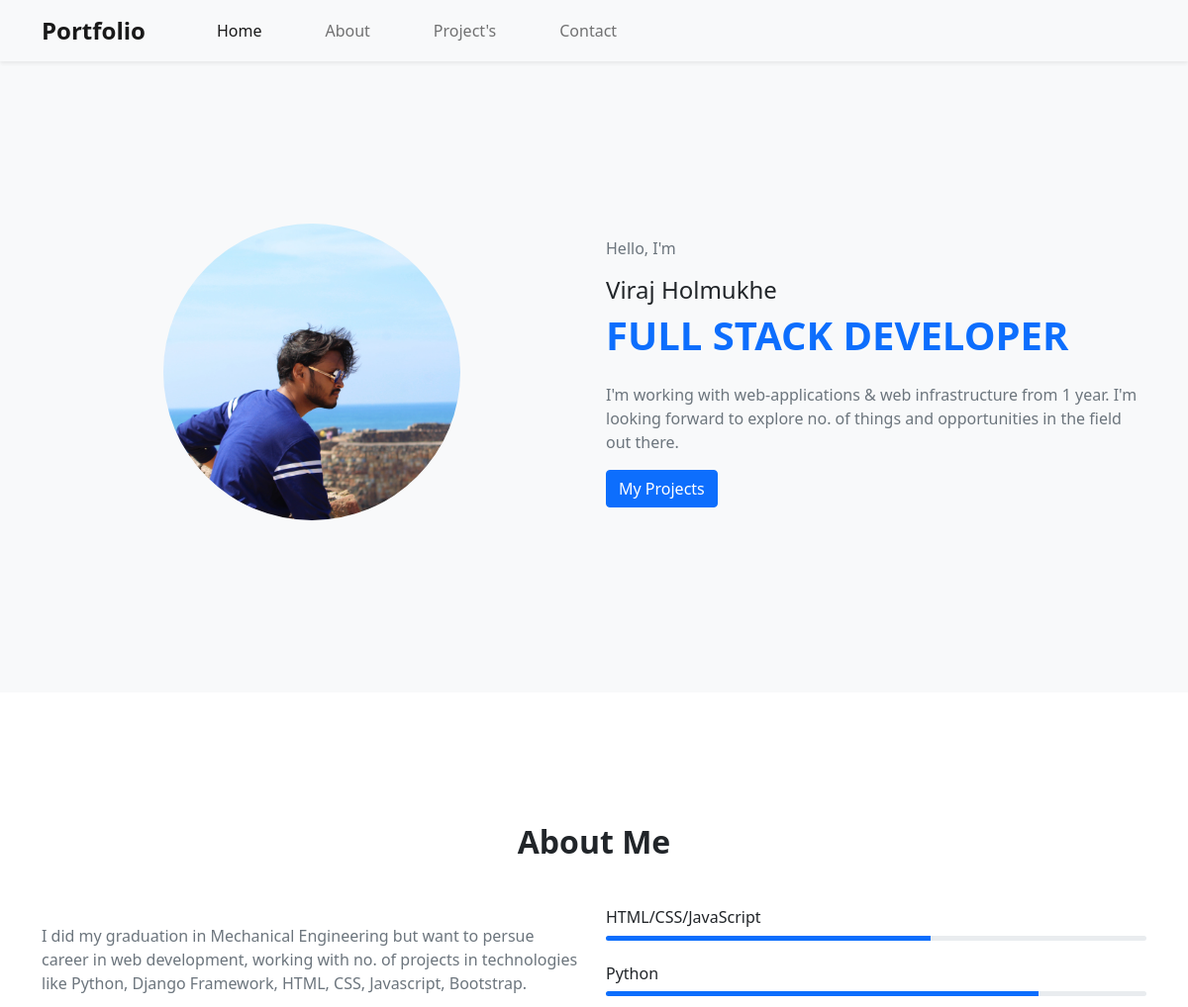
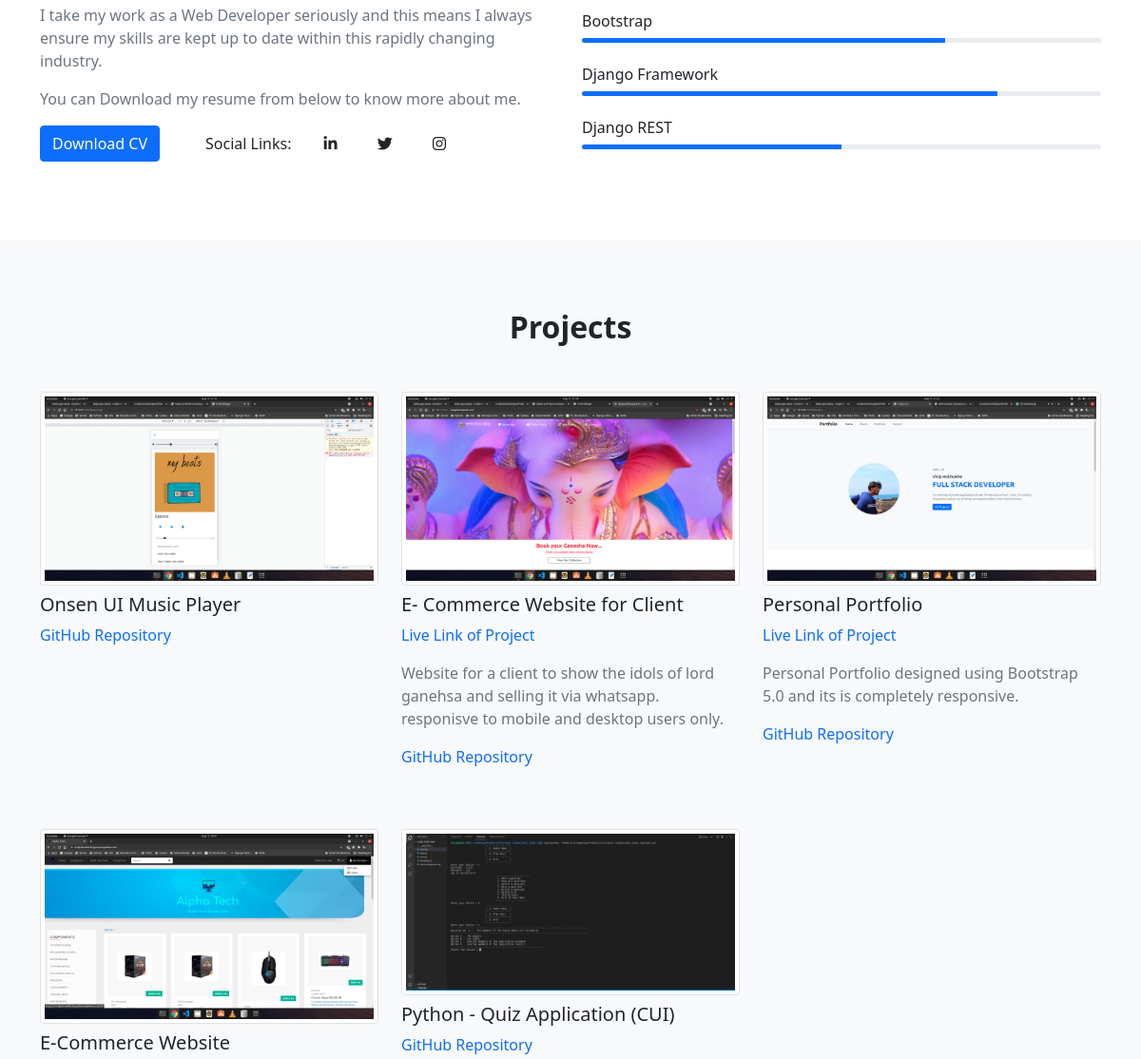
Before: / (upper part) with the older database file (2 pictures, top to bottom).
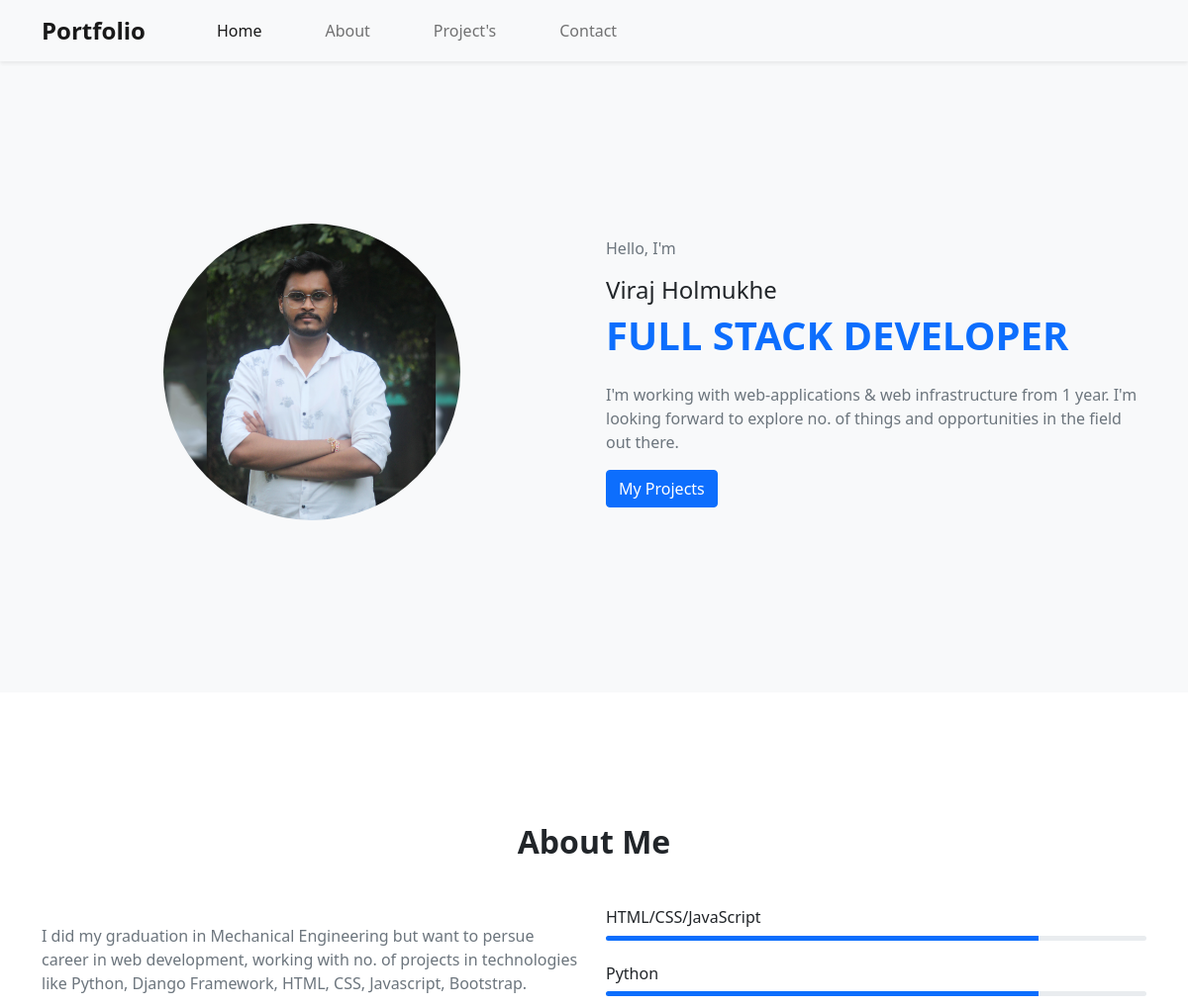
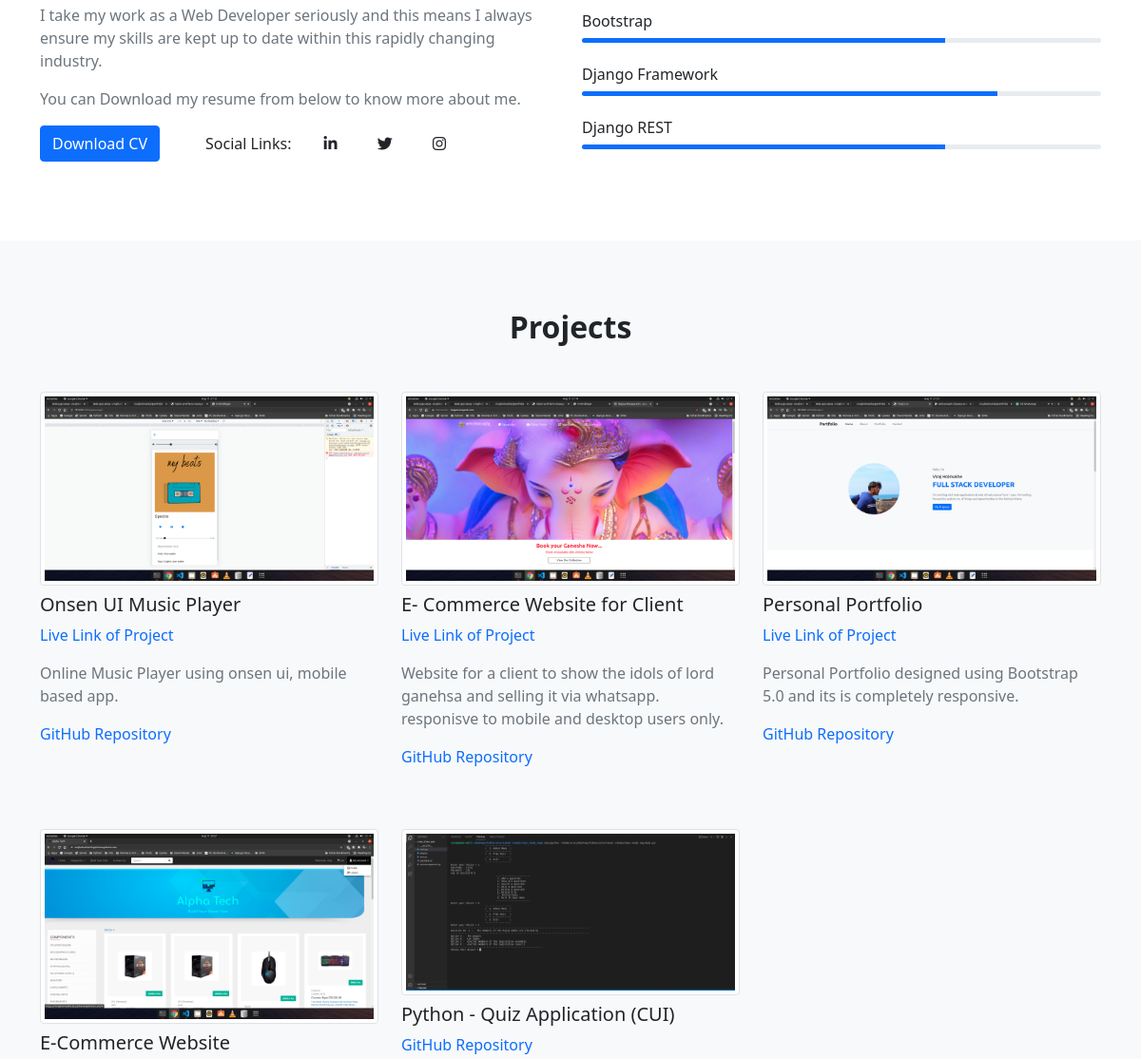
After: the same page with the newer database file (2 pictures, top to bottom).
### resume/models.py (models this page shows, shortened)
class Profile(models.Model):
    name = models.CharField(max_length=20)
    about = models.CharField(max_length=500)
    image = models.ImageField(upload_to="images")
    class Meta:
        db_table="Profile"

class Languages(models.Model):
    name = models.CharField(max_length=20)
    knowledge = models.IntegerField()
    class Meta:
        db_table="Languages"

class Project(models.Model):
    name = models.CharField(max_length=50)
    about = models.CharField(max_length=500)
    image = models.ImageField(upload_to="images/projects")
    url = models.CharField(max_length=50,blank=True)
    repo = models.CharField(max_length=100)
    class Meta:
        db_table="Projects"

### resume/views.py (the view, shortened to what this page needs)
# urls.py: path('',views.profile),
def profile(request):
    if request.method == "GET":
        p = Profile.objects.get(id=1)
        lang = Languages.objects.all()
        project = Project.objects.all().order_by("-id")
        contact = Contact.objects.get(id=1)
        return render(request,"index.html",{"p":p,"lang":lang,"project":project,"contact":contact})

### templates/index.html (shortened to what this page needs)
{% load static %}
<!DOCTYPE html>
<html lang="en">
<head>
    <link href="https://cdn.jsdelivr.net/npm/bootstrap@5.0.2/dist/css/bootstrap.min.css" rel="stylesheet">
    <link rel="stylesheet" href="{% static 'index.css' %}">
</head>
<body>
<nav class="navbar fixed-top navbar-expand-lg navbar-light bg-light shadow-sm">
    <div class="container-lg">
      <a class="navbar-brand fw-bold fs-4" href="/">Portfolio</a>
      <div class="collapse navbar-collapse" id="navbarNavDropdown">
        <ul class="navbar-nav">
          <li class="nav-item">
            <a class="nav-link active ms-5" aria-current="page" href="#home">Home</a>
          </li>
          <li class="nav-item">
            <a class="nav-link ms-5" href="#about">About</a>
          </li>
          <li class="nav-item">
            <a class="nav-link ms-5" href="#project">Project's</a>
          </li>
          <li class="nav-item">
            <a class="nav-link ms-5 " href="#contact">Contact</a>
          </li>
        </ul>
      </div>
    </div>
</nav>
<section class="home bg-light" id="home">
    <div class="container-lg">
        <div class="row row1">
            <div class="col-md-6 mb-3">
                <div class="home-img mt-3 mb-2 w-100 ">
                    <img src="{{p.image.url}}" class="rounded-circle" alt="profile image">
                </div>
            </div>
            <div class="col-md-6 mb-3">
                <div class="home-text mt-3 mb-2">
                    <p class="text-muted">Hello, I'm</p>
                    <h2 class="fs-4"> {{p.name}} </h2>
                    <h1 class="text-primary text-uppercase fw-bold fs-1">Full Stack Developer</h1>
                    <p class="text-muted mt-4">{{p.about}}</p>
                    <a href="#project" class="btn btn-primary ">My Projects</a>
                </div>
            </div>
        </div>
    </div>
</section>
<section class="about bg-white py-5" id="about">
    <div class="container-lg py-4">
        <div class="row justify-content-centre">
            <div class="col-lg-12 ">
                <div class="section-title text-center">
                    <h2 class="fw-bold mb-5">About Me</h2>
                </div>
            </div>
        </div>
        <div class="row">
            <div class="col-md-6">
                <div class="about-text">
                    <p class="text-muted">  I did my graduation in Mechanical Engineering but want to persue career in web development, working with no. of projects in technologies like Python, Django Framework, HTML, CSS, Javascript, Bootstrap.</p>
                    <p class="text-muted">I take my work as a Web Developer seriously and this means I always ensure my skills are kept up to date within this rapidly changing industry.</p>
                    <p class="text-muted">You can Download my resume from below to know more about me.</p>
                </div>
                <div class="row">
                    <div class="col-lg-12 d-flex align-items-center justify-content-">
                        <a href="{% static 'Viraj_Holmukhe_Resume_2021.pdf' %}" target="_blank" class="btn btn-primary me-5">Download CV</a>
                        <div class="social-links ">
                            Social Links:
                            <a href="https://www.linkedin.com/in/viraj-holmukhe/" target="_blank" class="text-dark me-2 ml-3"><i class="fab fa-linkedin-in" style="margin-left: 30px;"></i></a>
                            <a href="https://twitter.com/indian_vir" target="_blank" class="text-dark me-2 ml-3"><i class="fab fa-twitter" style="margin-left: 30px;"></i></a>
                            <a href="https://www.instagram.com/indian_vir/" target="_blank" class="text-dark me-2 ml-3"><i class="fab fa-instagram" style="margin-left: 30px;"></i></a>
                        </div>
                    </div>
                </div>
            </div>
            <div class="col-md-6 mt-5 mt-md-0">
                {% for l in lang %}
                <div class="skill-item mb-4">
                    <h3 class="fs-6">{{l.name}}</h3>
                    <div class="progress" style="height: 5px;">
                        <div class="progress-bar bg-primary" role="progressbar" style="width: {{l.knowledge}}%;" aria-valuenow="{{l.knowledge}}" aria-valuemin="0" aria-valuemax="100">
                        </div>
                    </div>
                </div>
                {% endfor %}
            </div>
        </div>
    </div>
</section>
<section class="project bg-light py-5" id="project">
    <div class="container-lg py-4">
        <div class="row justify-content-centre" >
            <div class="col-lg-12">
                <div class="section-title text-center">
                    <h2 class="fw-bold mb-5">Projects</h2>
                </div>
            </div>
        </div>
        <div class="row">
            {% for project in project %}
            <div class="col-md-6 col-lg-4 mb-5">
                <div class="project-item">
                    <img src="{{project.image.url}}" class="w-100 img-thumbnail" alt="Project Screenshot">
                    <h3 class="fs-5 my-2">{{project.name}}</h3>
                    {% if project.url %}
                    <p class="mb-3 mt-2"><a href="{{project.url}}" target="_blank" class="text-primary text-decoration-none">Live Link of Project</a></p>
                    <p class="mb-3 mt-2 text-muted">{{project.about}}</p>
                    {% endif %}
                    <p class="mb-3 mt-2"><a href="{{project.repo}}" target="_blank" class="text-primary text-decoration-none">GitHub Repository</a></p>
                </div>
            </div>
            {% endfor %}
        </div>
    </div>
</section>
</body>
</html>

### static/index.css (style rules this page uses)
.row1 { align-items: center; align-content: center; min-height: 80vh; }
.rounded-circle { height: 300px; width: 300px; }
.home-img { text-align: center; }
.home { margin-top: 60px ; margin-bottom: 60px ; }

Changed rows visible on the page:
changed Profile "Viraj Holmukhe": image: a different picture
changed Languages "HTML/CSS/JavaScript": knowledge 60 → 80 (drawn)
changed Languages "Django REST": knowledge 50 → 70 (drawn)
changed Project "Onsen UI Music Player": about (not shown) → "Online Music Player using onsen ui, mobile based app."
